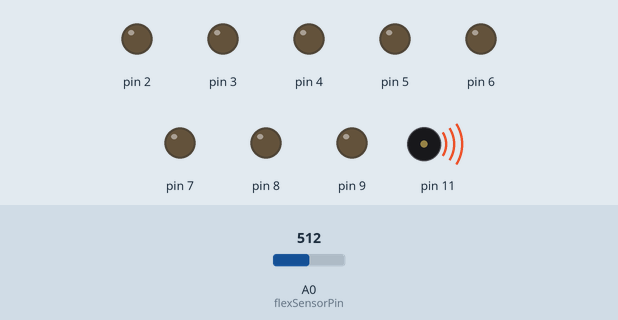
Bench run of a sketch on a simulated Arduino Uno, built with avr-gcc and run on an emulated ATmega328P. On the bench: output pins drawn as LEDs (lit = HIGH), buzzer (waves = sounding). Inputs (shaded band) come from the test bench; at power-on: A0 (flexSensorPin) = 512. What the sketch prints to the serial monitor is not drawn.

Above: at 1.2 s.
1.3 s: A0 (flexSensorPin) set to 322
At 2.3 s:
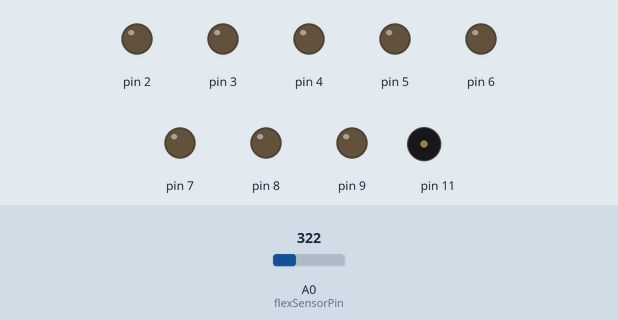
2.8 s: A0 (flexSensorPin) set to 300
At 3.4 s:
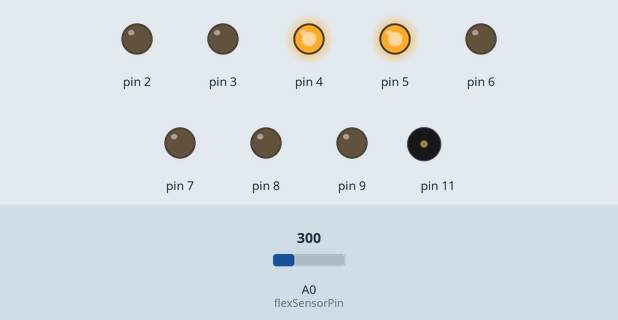
4.3 s: A0 (flexSensorPin) set to 274
5.8 s: A0 (flexSensorPin) set to 253
At 7.2 s:
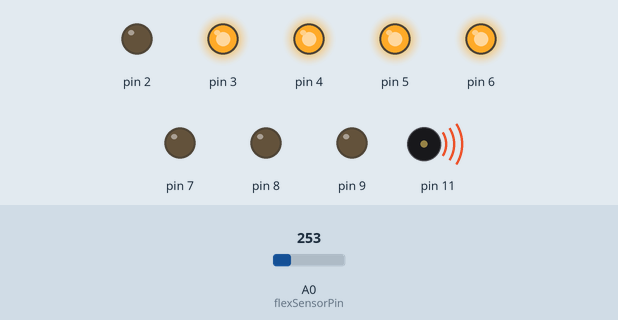
8.8 s: A0 (flexSensorPin) set to 306
At 9.3 s:
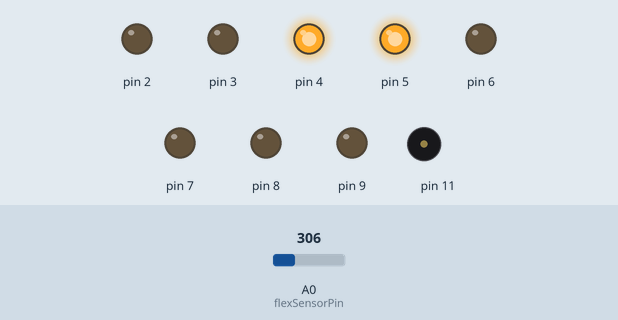
10.3 s: A0 (flexSensorPin) set to 122
At 11.7 s:
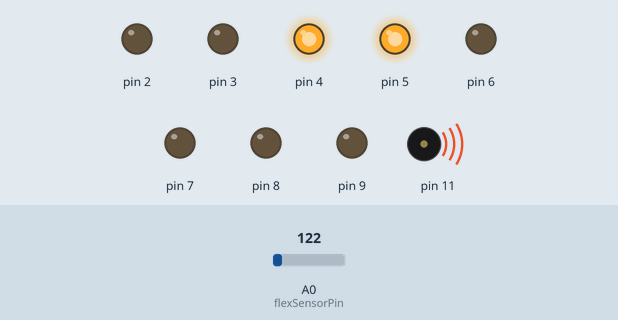
Timing chart, 0 to 13.3 s (numbered marks = the images above; inputs shaded):
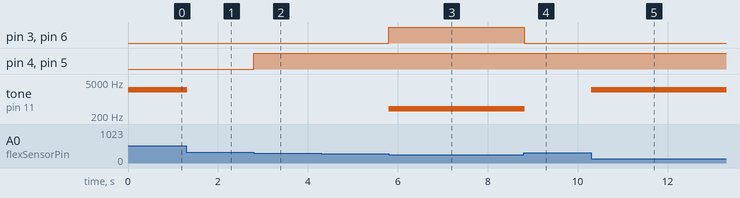

Measured:
- the behaviour switches between 313 and 312 on A0 (flexSensorPin) (found by bisection; images 1 and 2)
- the behaviour switches between 268 and 267 on A0 (flexSensorPin) (found by bisection; images 2 and 3)
- after the input at 1.3 s, tone on pin 11: 2446 Hz → silent at once
- after the input at 2.8 s, pin 4, pin 5: LOW → HIGH at once
- after the input at 5.8 s, pin 3, pin 6: LOW → HIGH at once; tone on pin 11: silent → 392 Hz at once
- after the input at 8.8 s, pin 3, pin 6: HIGH → LOW at once; tone on pin 11: 392 Hz → silent at once
- after the input at 10.3 s, tone on pin 11: silent → 2446 Hz at once

The sketch:

Secret_Lab04.ino
```cpp
//Lab_04 Secret
int flexSensorPin = A0; //analog pin 0

//notes
int c4 = 261;
int d4 = 293;
int e4 = 330;
int f4 = 350;
int g4 = 392;
int a4 = 440;
int b4 = 494;
int c5 = 523;

//functions
void flexLight(){
  int fsd = analogRead(flexSensorPin);
  int sensor = map(fsd, 110, 335, 0, 10);
  Serial.println(fsd); // testing outputs
  int pitch;
  if(sensor  == 10 || sensor == 9){
    digitalWrite(4, 0);
    digitalWrite(5, 0);
    digitalWrite(2, 0);
    digitalWrite(3, 0);
    digitalWrite(9, 0);
    digitalWrite(8, 0);
    digitalWrite(6, 0);
    digitalWrite(7, 0);
    pitch = 0;
  }
  else if(sensor  == 7 || sensor == 8){
    digitalWrite(4, 1);
    digitalWrite(5, 1);
    digitalWrite(2, 0);
    digitalWrite(3, 0);
    digitalWrite(9, 0);
    digitalWrite(8, 0);
    digitalWrite(6, 0);
    digitalWrite(7, 0);
    pitch = 0;
  }
  else if(sensor  == 5 || sensor == 6) {
    digitalWrite(4, 1);
    digitalWrite(5, 1);
    digitalWrite(2, 0);
    digitalWrite(3, 1);
    digitalWrite(9, 0);
    digitalWrite(8, 0);
    digitalWrite(6, 1);
    digitalWrite(7, 0);
    pitch = g4;
  }
  else if(sensor  == 3 || sensor == 4) {
    digitalWrite(4, 1);
    digitalWrite(5, 1);
    digitalWrite(2, 1);
    digitalWrite(3, 1);
    digitalWrite(9, 0);
    digitalWrite(8, 0);
    digitalWrite(6, 1);
    digitalWrite(7, 1);
    pitch = a4;
  }
  else if(sensor  == 1 || sensor == 2) {
    digitalWrite(4, 1);
    digitalWrite(5, 1);
    digitalWrite(2, 1);
    digitalWrite(3, 1);
    digitalWrite(9, 1);
    digitalWrite(8, 1);
    digitalWrite(6, 1);
    digitalWrite(7, 1);
    pitch = c4;
  }
  tone(11, pitch, 10);
  delay(10);
}

void setup(){
  Serial.begin(9600);
  pinMode(4,1);
  pinMode(5,1);
  pinMode(6,1);
  pinMode(7,1);
  pinMode(8,1);
  pinMode(9,1);
  pinMode(3,1);
  pinMode(2,1);
  pinMode(11,1);
}

void loop(){
  flexLight();
 }
```
